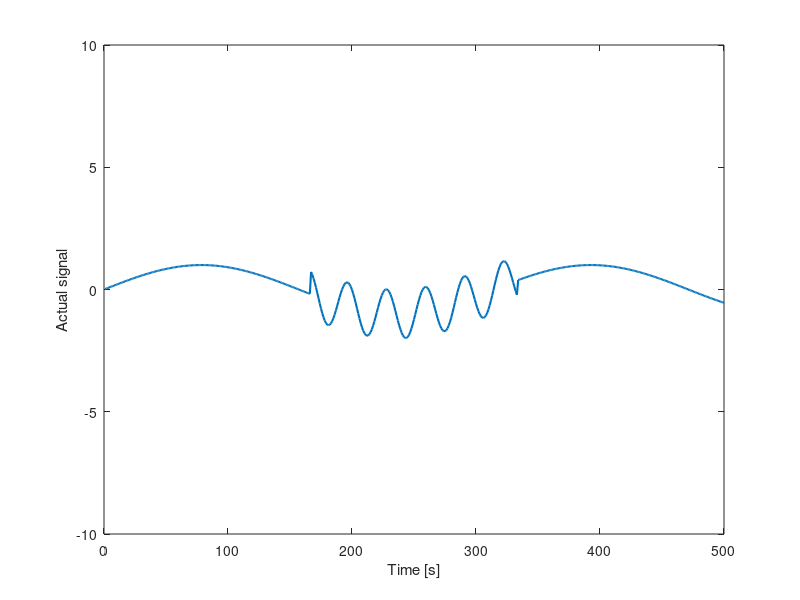

Write the MATLAB code that produced this figure.
clear all
clc
close all

n = 500;

% noise = normrnd(0,1,[n 1]);
% amp = sin(7/n*(1:n)) + 2;
% sig = noise .* amp';
% 
% plot(sig,'LineWidth',1.5)
% 
% xlabel('Time [s]')
% ylabel('Noise')
% ylim([-10,10])



t = (1:n);
sig = sin(10/n*t);

for i= 1:n
   
    if i>n/3 && i<2*n/3
       sig(i) = sig(i) + sin(100/n*t(i));
    end
end


plot(sig,'LineWidth',1.5)

ylim([-10,10])
xlabel('Time [s]')
ylabel('Actual signal')

